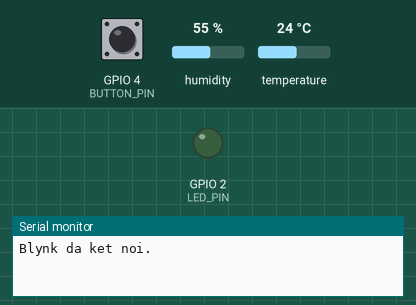
This program was run on a simulated ESP32. Parts: output pins drawn as LEDs (lit = HIGH), the last lines printed to the serial monitor. The test bench sets the inputs (shaded band); at power-on: GPIO 4 (BUTTON_PIN) LOW, humidity 55 %, temperature 24 °C. WiFi joins after 1.5 s; servers stay silent unless stated.

Above: at 3.5 s.
3.6 s: GPIO 4 (BUTTON_PIN) pulled HIGH for 0.15 s
At 4.3 s:
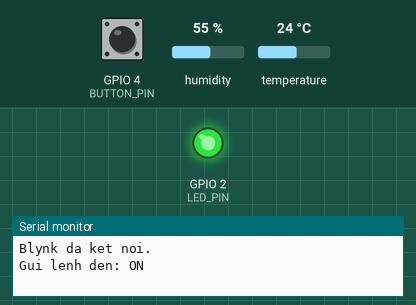
5.2 s: GPIO 4 (BUTTON_PIN) pulled HIGH for 1 s
At 6.7 s:
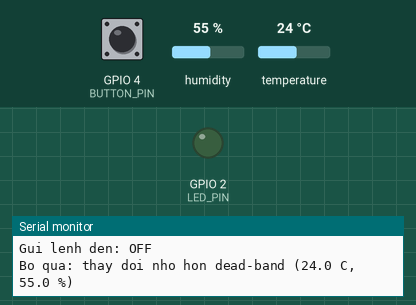
7.8 s: GPIO 4 (BUTTON_PIN) pulled HIGH for 3.2 s
At 8.7 s:
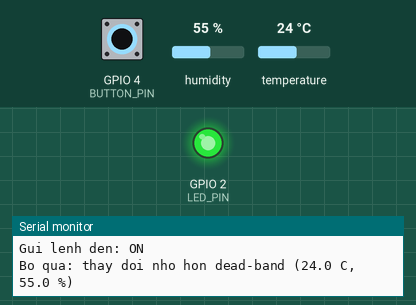
12.5 s: GPIO 4 (BUTTON_PIN) pulsed HIGH 2 times (0.12 s each, 0.3 s apart)
At 13.4 s:
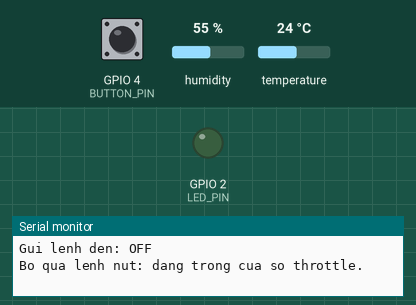
Timing chart, 0 to 15.5 s (numbered marks = the images above; inputs shaded):
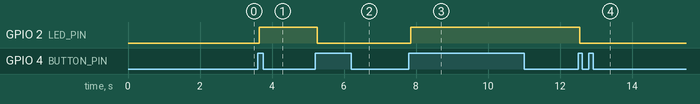

The program:

main.cpp
```cpp
#define BLYNK_TEMPLATE_ID "TMPL_REPLACE_ME"
#define BLYNK_TEMPLATE_NAME "Lab8 Debounce Deadband"
#define BLYNK_AUTH_TOKEN "REPLACE_WITH_DEVICE_TOKEN"
#define BLYNK_PRINT Serial

#include <Arduino.h>
#include <BlynkSimpleEsp32.h>
#include <DHT.h>

namespace {
constexpr char WIFI_SSID[] = "Wokwi-GUEST";
constexpr char WIFI_PASSWORD[] = "";

constexpr uint8_t DHT_PIN = 15;
constexpr uint8_t DHT_TYPE = DHT22;
constexpr uint8_t BUTTON_PIN = 4; // Nút nối giữa GPIO4 và 3V3, dùng INPUT_PULLDOWN.
constexpr uint8_t LED_PIN = 2;

constexpr uint32_t SENSOR_INTERVAL_MS = 2000;
constexpr uint32_t DEBOUNCE_MS = 50;
constexpr uint32_t COMMAND_THROTTLE_MS = 1000;
constexpr uint32_t SENSOR_HEARTBEAT_MS = 30000;
constexpr float TEMPERATURE_DEADBAND_C = 0.5f;
constexpr float HUMIDITY_DEADBAND_PERCENT = 1.0f;

DHT dht(DHT_PIN, DHT_TYPE);
BlynkTimer timer;

bool lastRawButtonState = false;
bool stableButtonState = false;
uint32_t lastButtonChangeAt = 0;
uint32_t lastCommandAt = 0;
bool ledState = false;

bool hasPublishedSensor = false;
float lastPublishedTemperature = NAN;
float lastPublishedHumidity = NAN;
uint32_t lastSensorPublishAt = 0;

void publishConnectionState() {
    if (Blynk.connected()) {
        Blynk.virtualWrite(V2, "ONLINE");
    }
}

bool sensorOutsideDeadband(float temperature, float humidity, uint32_t now) {
    if (!hasPublishedSensor) {
        return true;
    }

    const bool temperatureChanged =
        fabsf(temperature - lastPublishedTemperature) > TEMPERATURE_DEADBAND_C;
    const bool humidityChanged =
        fabsf(humidity - lastPublishedHumidity) > HUMIDITY_DEADBAND_PERCENT;
    const bool heartbeatDue = now - lastSensorPublishAt >= SENSOR_HEARTBEAT_MS;

    return temperatureChanged || humidityChanged || heartbeatDue;
}

void publishSensorData() {
    const float temperature = dht.readTemperature();
    const float humidity = dht.readHumidity();
    const uint32_t now = millis();

    if (isnan(temperature) || isnan(humidity)) {
        Serial.println("Khong doc duoc DHT22; bo qua lan gui nay.");
        return;
    }

    if (!Blynk.connected()) {
        Serial.printf("Sensor %.1f C, %.1f %% | Blynk offline\n", temperature, humidity);
        return;
    }

    if (!sensorOutsideDeadband(temperature, humidity, now)) {
        Serial.printf("Bo qua: thay doi nho hon dead-band (%.1f C, %.1f %%)\n",
                      temperature, humidity);
        return;
    }

    Blynk.virtualWrite(V0, temperature);
    Blynk.virtualWrite(V1, humidity);
    lastPublishedTemperature = temperature;
    lastPublishedHumidity = humidity;
    lastSensorPublishAt = now;
    hasPublishedSensor = true;

    Serial.printf("Gui sensor: %.1f C | %.1f %%\n", temperature, humidity);
}

void checkButton() {
    const uint32_t now = millis();
    const bool rawState = digitalRead(BUTTON_PIN) == HIGH;

    if (rawState != lastRawButtonState) {
        lastRawButtonState = rawState;
        lastButtonChangeAt = now;
    }

    // Chỉ chấp nhận trạng thái nếu ổn định đủ DEBOUNCE_MS.
    if (rawState == stableButtonState || now - lastButtonChangeAt < DEBOUNCE_MS) {
        return;
    }

    stableButtonState = rawState;
    if (!stableButtonState) {
        return; // Chỉ xử lý một lần ở sườn nhấn, không xử lý khi nhả.
    }

    // Throttling: không gửi các lệnh quá gần nhau dù nút bị dội hoặc bị giữ.
    if (lastCommandAt != 0 && now - lastCommandAt < COMMAND_THROTTLE_MS) {
        Serial.println("Bo qua lenh nut: dang trong cua so throttle.");
        return;
    }

    ledState = !ledState;
    digitalWrite(LED_PIN, ledState ? HIGH : LOW);
    lastCommandAt = now;

    if (Blynk.connected()) {
        Blynk.virtualWrite(V3, ledState ? 1 : 0);
        Serial.printf("Gui lenh den: %s\n", ledState ? "ON" : "OFF");
    } else {
        Serial.println("Blynk offline; doi lenh den, khong gui request.");
    }
}
} // namespace

BLYNK_CONNECTED() {
    publishConnectionState();
    Blynk.virtualWrite(V3, ledState ? 1 : 0);
    Serial.println("Blynk da ket noi.");
}

void setup() {
    Serial.begin(115200);
    delay(500);

    pinMode(BUTTON_PIN, INPUT_PULLDOWN);
    pinMode(LED_PIN, OUTPUT);
    digitalWrite(LED_PIN, LOW);
    dht.begin();

    Blynk.begin(BLYNK_AUTH_TOKEN, WIFI_SSID, WIFI_PASSWORD);
    timer.setInterval(SENSOR_INTERVAL_MS, publishSensorData);
}

void loop() {
    Blynk.run();
    timer.run();
    checkButton();
}
```

Measured:
- after the input at 3.6 s, GPIO 2 (LED_PIN): LOW → HIGH after 0.05 s
- after the input at 5.2 s, GPIO 2 (LED_PIN): HIGH → LOW after 0.05 s
- after the input at 7.8 s, GPIO 2 (LED_PIN): LOW → HIGH after 0.05 s
- after the input at 12.5 s, GPIO 2 (LED_PIN): HIGH → LOW after 0.05 s
